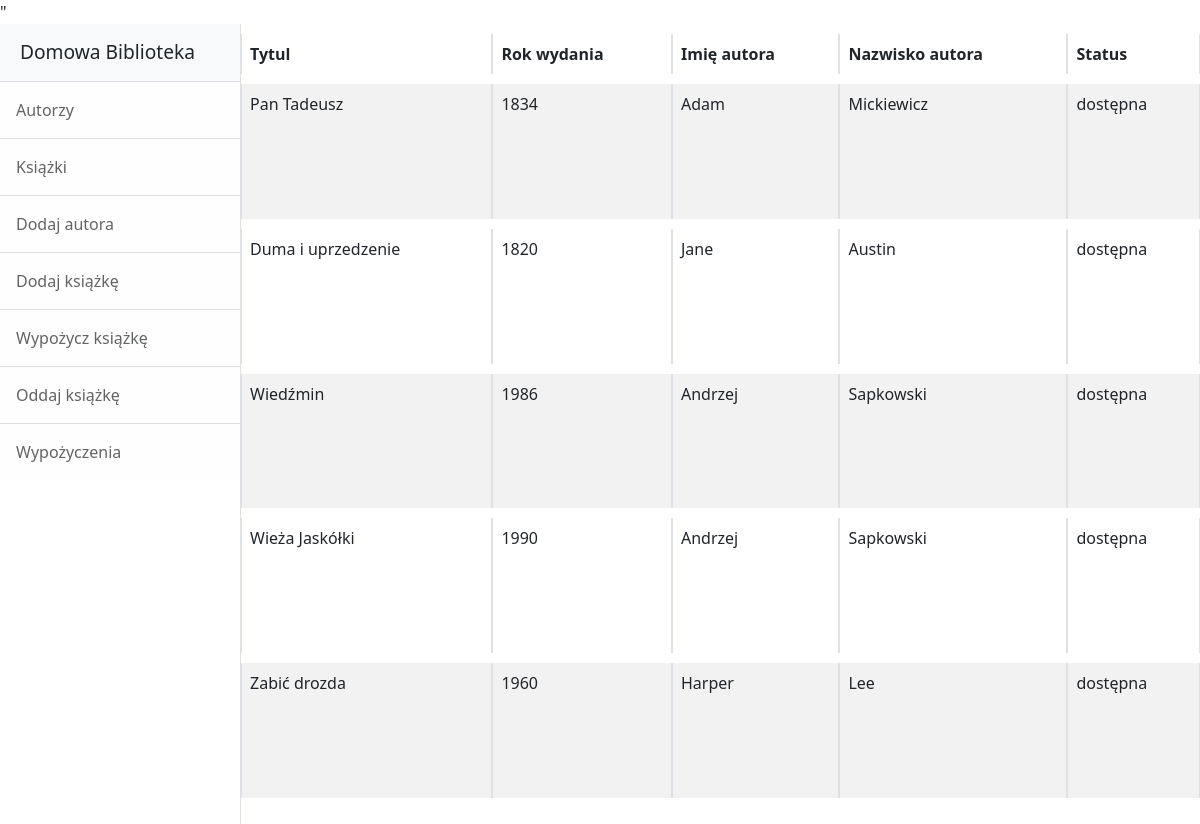
The page /ksiazki on the database its author committed.
### tables this page shows
CREATE TABLE ksiazki
             (id INTEGER PRIMARY KEY AUTOINCREMENT,
             tytul TEXT NOT NULL,
             rok_wydania INTEGER NOT NULL,
             imie_autora TEXT NOT NULL,
             nazwisko_autora TEXT NOT NULL,
             status TEXT DEFAULT 'dostępna',
             FOREIGN KEY (nazwisko_autora) REFERENCES autorzy(nazwisko));

### app.py (the view)
@app.route('/ksiazki', methods=['GET'])
def ksiazki():
    conn = sqlite3.connect('domowa_biblioteka.db')
    c = conn.cursor()
    c.execute("SELECT * FROM ksiazki")
    ksiazki = c.fetchall()
    conn.close()
    return render_template('ksiazki.html', ksiazki=ksiazki)

### templates/ksiazki.html
{% extends "index.html" %}
{% block content %}
  <table class="table table-striped table-bordered">
    <thead>
      <tr>
        <th>Tytul</th>
        <th>Rok wydania</th>
        <th>Imię autora</th>
        <th>Nazwisko autora</th>
        <th>Status</th>
      </tr>
    </thead>
    <tbody>
      {% for ksiazka in ksiazki %}
      <tr>
        <td class="py-2">{{ ksiazka[1] }}</td>
        <td class="py-2">{{ ksiazka[2] }}</td>
        <td class="py-2">{{ ksiazka[3] }}</td>
        <td class="py-2">{{ ksiazka[4] }}</td>
        <td class="py-2">{{ ksiazka[5] }}</td>
      </tr>
      {% endfor %}
    </tbody>
  </table>
{% endblock %}

### templates/index.html (shortened to what this page needs)
<!DOCTYPE html>
<html lang="en">
    <head>
        <link href="{{ url_for('static', filename='styles.css') }}" rel="stylesheet" />
    </head>
    <body>
        <div class="d-flex" id="wrapper">
            <div class="border-end bg-white" id="sidebar-wrapper">
                <div class="sidebar-heading border-bottom bg-light">Domowa Biblioteka</div>
                <div class="list-group list-group-flush">
                    <a class="list-group-item list-group-item-action list-group-item-light p-3" href="{{ url_for('autorzy') }}">Autorzy</a>
                    <a class="list-group-item list-group-item-action list-group-item-light p-3" href="{{ url_for('ksiazki') }}">Książki</a>
                    <a class="list-group-item list-group-item-action list-group-item-light p-3" href="{{ url_for('dodaj_autora') }}">Dodaj autora</a>
                    <a class="list-group-item list-group-item-action list-group-item-light p-3" href="{{ url_for('dodaj_ksiazke') }}">Dodaj książkę</a>
                    <a class="list-group-item list-group-item-action list-group-item-light p-3" href="{{ url_for('wypozycz_ksiazke') }}">Wypożycz książkę</a>
                    <a class="list-group-item list-group-item-action list-group-item-light p-3" href="{{ url_for('oddaj_ksiazke') }}">Oddaj książkę</a>
                    <a class="list-group-item list-group-item-action list-group-item-light p-3" href="{{ url_for('wypozyczenia') }}">Wypożyczenia</a>
                </div>
            </div>
            {% block content %}{% endblock %}
            </div>
    </body>
</html>

### rows shown on the page
ksiazki: tytul "Pan Tadeusz", rok_wydania "1834", imie_autora "Adam", nazwisko_autora "Mickiewicz", status "dostępna"
ksiazki: tytul "Duma i uprzedzenie", rok_wydania "1820", imie_autora "Jane", nazwisko_autora "Austin", status "dostępna"
ksiazki: tytul "Wiedźmin", rok_wydania "1986", imie_autora "Andrzej", nazwisko_autora "Sapkowski", status "dostępna"
ksiazki: tytul "Wieża Jaskółki", rok_wydania "1990", imie_autora "Andrzej", nazwisko_autora "Sapkowski", status "dostępna"
ksiazki: tytul "Zabić drozda", rok_wydania "1960", imie_autora "Harper", nazwisko_autora "Lee", status "dostępna"
